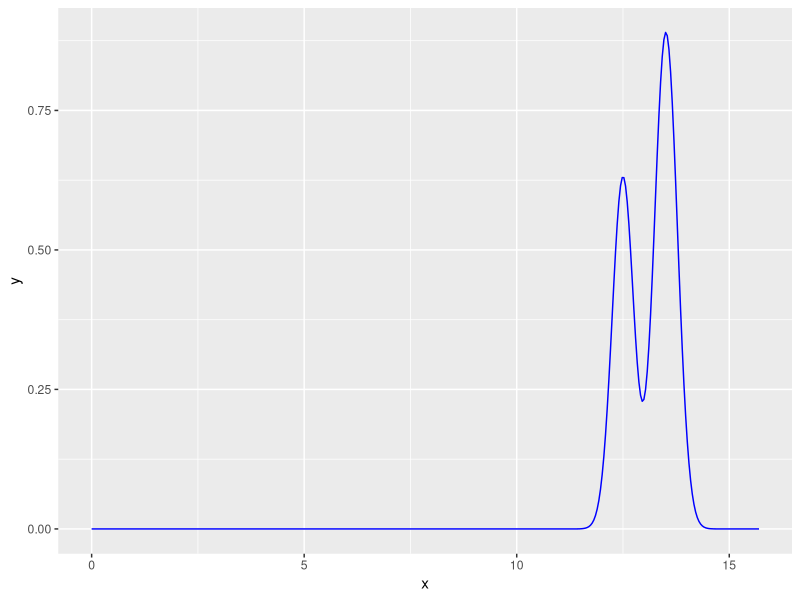
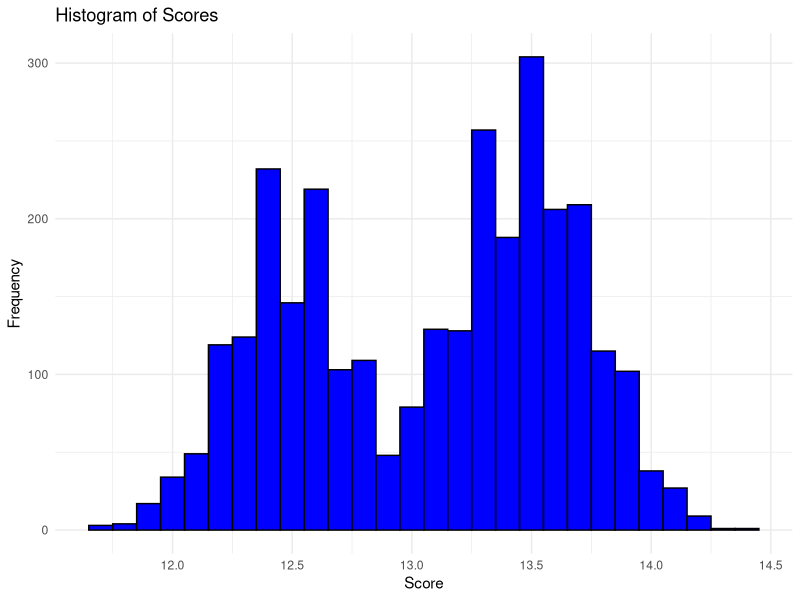

The R source for these figures, in order: (Note: a time limit stopped this script after it produced the figures.)
## ---- chunk 1
knitr::opts_chunk$set(echo = TRUE)
## ---- chunk 2
library(tidyverse)
library(data.table)
library(ggplot2)
library(purrr)
library(dplyr)
## ---- chunk 3
## Re-arranged data
data_women_scores_2022_to_2023 <- read.csv("cleaned data/restricted_women_2023.csv") %>% 
  select(Country, FullName, Apparatus, Score) %>% 
  # first, making c(VT, VT1, VT2) all just VT, since they're all the same apparatus, just named different at different competitions
  mutate(Apparatus = ifelse(Apparatus %in% c("VT1", "VT2"), "VT", Apparatus))  %>%
  filter(!is.na(Score) & Score != 0) #dropping all NAs -- ask the team: should we also drop zeros? -> emily said yeah 11.13.2023 7 21pm


# this is the data that will feed into the algo
data_ready_for_algo <- data_women_scores_2022_to_2023 %>%
  group_by(Country, FullName, Apparatus) %>%
  summarise(Scores = list(Score), .groups = 'drop')




## Global Fixed Integers
minBBScoreIn_data_women_scores_2022_to_2023 <- min(data_women_scores_2022_to_2023$Score[data_women_scores_2022_to_2023$Apparatus == "BB"], na.rm = TRUE)
maxBBScoreIn_data_women_scores_2022_to_2023 <- max(data_women_scores_2022_to_2023$Score[data_women_scores_2022_to_2023$Apparatus == "BB"], na.rm = TRUE)

minFXScoreIn_data_women_scores_2022_to_2023 <- min(data_women_scores_2022_to_2023$Score[data_women_scores_2022_to_2023$Apparatus == "FX"], na.rm = TRUE)
maxFXScoreIn_data_women_scores_2022_to_2023 <- max(data_women_scores_2022_to_2023$Score[data_women_scores_2022_to_2023$Apparatus == "FX"], na.rm = TRUE)

minUBScoreIn_data_women_scores_2022_to_2023 <- min(data_women_scores_2022_to_2023$Score[data_women_scores_2022_to_2023$Apparatus == "UB"], na.rm = TRUE)
maxUBScoreIn_data_women_scores_2022_to_2023 <- max(data_women_scores_2022_to_2023$Score[data_women_scores_2022_to_2023$Apparatus == "UB"], na.rm = TRUE)

minVTScoreIn_data_women_scores_2022_to_2023 <- min(data_women_scores_2022_to_2023$Score[data_women_scores_2022_to_2023$Apparatus == "VT"], na.rm = TRUE)
maxVTScoreIn_data_women_scores_2022_to_2023 <- max(data_women_scores_2022_to_2023$Score[data_women_scores_2022_to_2023$Apparatus == "VT"], na.rm = TRUE)


## 2D Table of Global Fixed Integers
minAndMaxScores2DTable <- list(
    BB = list(
        min = minBBScoreIn_data_women_scores_2022_to_2023,
        max = maxBBScoreIn_data_women_scores_2022_to_2023
    ),
    FX = list(
        min = minFXScoreIn_data_women_scores_2022_to_2023,
        max = maxFXScoreIn_data_women_scores_2022_to_2023
    ),
    UB = list(
        min = minUBScoreIn_data_women_scores_2022_to_2023,
        max = maxUBScoreIn_data_women_scores_2022_to_2023
    ),
    VT = list(
        min = minVTScoreIn_data_women_scores_2022_to_2023,
        max = maxVTScoreIn_data_women_scores_2022_to_2023
    )
)


## TO BE FED INTO runOlympicsNTimes
allWomenBBParticipants <- data_ready_for_algo %>%
  select(Country, FullName, Apparatus) %>%
  unique() %>% 
  filter(Apparatus == "BB")

allWomenUBParticipants <- data_ready_for_algo %>%
  select(Country, FullName, Apparatus) %>%
  unique() %>% 
  filter(Apparatus == "UB")

allWomenFXParticipants <- data_ready_for_algo %>%
  select(Country, FullName, Apparatus) %>%
  unique() %>% 
  filter(Apparatus == "FX")

allWomenVTParticipants <- data_ready_for_algo %>%
  select(Country, FullName, Apparatus) %>%
  unique() %>% 
  filter(Apparatus == "VT")

allWomenBBParticipants <- allWomenBBParticipants %>%
  mutate(SimulationResults = lapply(seq_along(FullName), function(x) list()))

allWomenUBParticipants <- allWomenUBParticipants %>%
  mutate(SimulationResults = lapply(seq_along(FullName), function(x) list()))

allWomenFXParticipants <- allWomenFXParticipants %>%
  mutate(SimulationResults = lapply(seq_along(FullName), function(x) list()))

allWomenVTParticipants <- allWomenVTParticipants %>%
  mutate(SimulationResults = lapply(seq_along(FullName), function(x) list()))
## ---- chunk 4
# sanity checking the 2D Table
# minAndMaxScores2DTable$BB$min
## ---- chunk 5
# Helper Function: createProperDataframe
# inputs are: "country code", "Athlete Name", "Apparatus (the two letters, like FX")
# output is a dataframe that is suitable for going in as input into the next step, aka creating estimated kernel densities

createProperDataframe = function(countryCode, athleteName, apparatusInitials){
  dataframeToReturn <- data_ready_for_algo %>% 
    filter(Country == countryCode, FullName == athleteName, Apparatus == apparatusInitials) %>% 
    select(Scores) %>% 
    unnest(Scores) %>% 
    unlist()
  
  apparatus <- apparatusInitials
  
  return(list(dataframeToReturn, apparatus))
}
## ---- chunk 6
# sanity checking function: createProperDataframe
#a = createProperDataframe(countryCode = "AUS", athleteName = "BROWN GEORGIA", apparatusInitials = "FX")
#a

#print(a[[1]])

#a[[2]]

#class(a[[1]]) --> should be "numeric"
#class(a[[2]])

#a[[1]]
## ---- chunk 7
# Helper Function: estimateKernelDensity

# coming up with an estimate kernel density based on the inputs that are:
# 1. output of createProperDataframe = list(properDataframeCreatedForAthleteAndApparatusCombination, apparatus)
# 2. bandwidthValue (the bigger, the "smoother")

# output:
# dataframe of x and y coordinates --> coordinates of the estimated density function

estimateKernelDensity <- function(outputOfCreateProperDataframe, bandwidthValue){
  library(KernSmooth)
  apparatusOfInterestHere = outputOfCreateProperDataframe[[2]]
  kernelLowerLimit = min(minAndMaxScores2DTable$apparatusOfInterestHere$min - 2, 0)
  kernelUpperLimit = max(minAndMaxScores2DTable$apparatusOfInterestHere$max + 2, 15.7)
  
  
  almostToReturn <- bkde(x = outputOfCreateProperDataframe[[1]], kernel = "normal", canonical = FALSE, bandwidth = bandwidthValue, gridsize = 401L, range.x = c(kernelLowerLimit, kernelUpperLimit), truncate = TRUE)
  #range.x = c(kernelLowerLimit, kernelUpperLimit)
  dataframeToReturn <- data.frame(
    x = almostToReturn$x, 
    y = almostToReturn$y
  )
  
  return(dataframeToReturn)
}

## ---- chunk 8
# sanity checking function: estimateKernelDensity
#b = estimateKernelDensity(createProperDataframe(countryCode = "AUS", athleteName = "BROWN GEORGIA", apparatusInitials = "UB"), 0.25)
#b
#class(b)


ggplot() +
  geom_line(data = estimateKernelDensity(createProperDataframe(countryCode = "AUS", athleteName = "BROWN GEORGIA", apparatusInitials = "UB"), 0.25), aes(x, y), color = "blue")
## ---- chunk 9
createCDFfromKDEandDrawONEscore <- function(dataframeReturnedByestimateKernelDensity){
  # Create a CDF from the KDE
  kde_y_cumsum <- cumsum(dataframeReturnedByestimateKernelDensity$y)
  cdf <- kde_y_cumsum / max(kde_y_cumsum)
  
  
  u <- runif(1)  # Generate uniform random number
  sampled_value <- dataframeReturnedByestimateKernelDensity$x[which.min(abs(cdf - u))]
  
  return(sampled_value)
  
  
}
## ---- chunk 10
# sanity checking function: createCDFfromKDEandDrawONEscore
c = createCDFfromKDEandDrawONEscore(estimateKernelDensity(createProperDataframe(countryCode = "AUS", athleteName = "BROWN GEORGIA", apparatusInitials = "UB"), 0.25))
c
class(c)

emptyList <- vector("list", 3000)

for (i in 1:3000) {
  toAdd <- createCDFfromKDEandDrawONEscore(estimateKernelDensity(createProperDataframe(countryCode = "AUS", athleteName = "BROWN GEORGIA", apparatusInitials = "UB"), 0.25))
  emptyList[[i]] <- toAdd
}

emptyListDF <- data.frame(values = unlist(emptyList))

# Creating a histogram with ggplot2
ggplot(emptyListDF, aes(x = values)) +
  geom_histogram(binwidth = 0.1, fill = "blue", color = "black") +
  theme_minimal() +
  labs(title = "Histogram of Scores", x = "Score", y = "Frequency")
## ---- chunk 11
class(allWomenBBParticipants[1, ])

allWomenBBParticipants[1, ]

allWomenBBParticipants[1, ]$Country
allWomenBBParticipants[1, ]$FullName
allWomenBBParticipants[1, ]$Apparatus

class(allWomenBBParticipants[1, ]$Country)
class(allWomenBBParticipants[1, ]$FullName)
class(allWomenBBParticipants[1, ]$Apparatus)


row1 <- allWomenBBParticipants[1, ]$SimulationResults
## ---- chunk 12
# sanity checking inner loop in runOlympicsNTimes

#row1 <- allWomenBBParticipants[1, ]
#    emptyList1 <- vector("list", 1000)
#    for (i in 1:1000) {
#      toAdd <- createCDFfromKDEandDrawONEscore(estimateKernelDensity(createProperDataframe(countryCode = row1$Country, athleteName = row1$FullName, apparatusInitials = row1$Apparatus), 0.25))
#      emptyList1[[i]] <- toAdd
#    }
    
    
    
#emptyList1_df <- data.frame(values = unlist(emptyList1))

# Create a histogram using ggplot
#ggplot(emptyList1_df, aes(x = values)) +
#  geom_histogram(binwidth = 0.1, fill = "blue", color = "black") + # Adjust binwidth as needed
#  theme_minimal() +
#  labs(title = "Histogram of Sampled Scores", x = "Score", y = "Frequency")



#ggplot() +
#  geom_line(data = estimateKernelDensity(createProperDataframe(countryCode = "ALG", athleteName = "NEMOUR KAYLIA", apparatusInitials = "BB"), 0.25), aes(x, y), color = "blue")
## ---- chunk 13
#for (i in 1:nrow(allWomenBBParticipants)) {
#    row <- allWomenBBParticipants[i, ]
#    row$SimulationResults <- make the list length 10
#}


 # setting up SimulationResults Vector for allWomenBBParticipants
#  for (i in 1:nrow(allWomenBBParticipants)) {
#    row <- allWomenBBParticipants[i, ]
#    row$SimulationResults <- vector("list", n)
#  }
## ---- chunk 14
#for (i in 1:nrow(allWomenBBParticipants)) {
#  row <- allWomenBBParticipants[i, ]
#  toAdd <- createCDFfromKDEandDrawONEscore(estimateKernelDensity(createProperDataframe(countryCode = row$Country, athleteName = row$FullName, apparatusInitials = row$Apparatus), 0.25))
#  print(class(allWomenBBParticipants[i, ]$Simulation))
#  print(class(toAdd))
#  print(toAdd)
#      #toAddList <- list(toAdd)
#      #allWomenBBParticipants[i, ]$SimulationResults[[nthOlympic]] <- toAddList
#}
## ---- chunk 15
#allWomenBBParticipants$SimulationResults <- lapply(1:nrow(allWomenBBParticipants), function(x) vector("list", 10))
#allWomenBBParticipants[2, ]$SimulationResults[[1]][[3]] <- 3

## ---- chunk 16
#allWomenBBParticipants$SimulationResults[[i]][[nthOlympic]] <- toAdd
## ---- chunk 17
# OVERALL ALGO: runOlympicsNTimes
# input: n
# uses all sorts of helper functions


runOlympicsNTimes <- function(n, allWomenBBParticipants, allWomenFXParticipants, allWomenUBParticipants, allWomenVTParticipants){
  
 
  
  # 1. running the Women's BB n times
  BBParticipants_copied <- allWomenBBParticipants
  
  BBParticipants_copied$SimulationResults <- lapply(1:nrow(BBParticipants_copied), function(x) vector("list", n))
  for (nthOlympic in 1:n){
    
    # each nthOlympic-iteration of the Olympics, this is filling out the nthOlympic-index of each athlete's SimulationResults vector
    for (i in 1:nrow(BBParticipants_copied)) {
      row <- BBParticipants_copied[i, ]
      toAdd <- createCDFfromKDEandDrawONEscore(estimateKernelDensity(createProperDataframe(countryCode = row$Country, athleteName = row$FullName, apparatusInitials = row$Apparatus), 0.25))
    
      BBParticipants_copied[i, ]$SimulationResults[[1]][[nthOlympic]] <- toAdd
    }
    print(paste(nthOlympic, "th olympic done for Women's BB"))
    
  }
  
  #return(BBParticipants_copied)
  
  
    
    
  
  
  
  
  # 2. running the Women's FX n times
  FXParticipants_copied <- allWomenFXParticipants
  
  FXParticipants_copied$SimulationResults <- lapply(1:nrow(FXParticipants_copied), function(x) vector("list", n))
  for (nthOlympic in 1:n){
    
    # each nthOlympic-iteration of the Olympics, this is filling out the nthOlympic-index of each athlete's SimulationResults vector
    for (i in 1:nrow(FXParticipants_copied)) {
      row <- FXParticipants_copied[i, ]
      toAdd <- createCDFfromKDEandDrawONEscore(estimateKernelDensity(createProperDataframe(countryCode = row$Country, athleteName = row$FullName, apparatusInitials = row$Apparatus), 0.25))
    
      FXParticipants_copied[i, ]$SimulationResults[[1]][[nthOlympic]] <- toAdd
    }
    print(paste(nthOlympic, "th olympic done for Women's FX"))
    
  }
  
  #return(FXParticipants_copied)
  
  
  
  # 3. running the Women's UB n times
  UBParticipants_copied <- allWomenUBParticipants
  
  UBParticipants_copied$SimulationResults <- lapply(1:nrow(UBParticipants_copied), function(x) vector("list", n))
  for (nthOlympic in 1:n){
    
    # each nthOlympic-iteration of the Olympics, this is filling out the nthOlympic-index of each athlete's SimulationResults vector
    for (i in 1:nrow(UBParticipants_copied)) {
      row <- UBParticipants_copied[i, ]
      toAdd <- createCDFfromKDEandDrawONEscore(estimateKernelDensity(createProperDataframe(countryCode = row$Country, athleteName = row$FullName, apparatusInitials = row$Apparatus), 0.25))
    
      UBParticipants_copied[i, ]$SimulationResults[[1]][[nthOlympic]] <- toAdd
    }
    print(paste(nthOlympic, "th olympic done for Women's UB"))
    
  }
  
  #return(UBParticipants_copied)
  
  
  
  
  
  
  
  # 4. running the Women's VT n times
  VTParticipants_copied <- allWomenVTParticipants
  
  VTParticipants_copied$SimulationResults <- lapply(1:nrow(VTParticipants_copied), function(x) vector("list", n))
  for (nthOlympic in 1:n){
    
    # each nthOlympic-iteration of the Olympics, this is filling out the nthOlympic-index of each athlete's SimulationResults vector
    for (i in 1:nrow(VTParticipants_copied)) {
      row <- VTParticipants_copied[i, ]
      toAdd <- createCDFfromKDEandDrawONEscore(estimateKernelDensity(createProperDataframe(countryCode = row$Country, athleteName = row$FullName, apparatusInitials = row$Apparatus), 0.25))
    
      VTParticipants_copied[i, ]$SimulationResults[[1]][[nthOlympic]] <- toAdd
    }
    print(paste(nthOlympic, "th olympic done for Women's VT"))
    
  }
  
  #return(VTParticipants_copied)
  
  
  
  
  # RETURN FOUR DATAFRAMES
  return(list(BBResults = BBParticipants_copied, FXResults = FXParticipants_copied, UBResults = UBParticipants_copied, VTResults = VTParticipants_copied))
  
  
}


## ---- chunk 18
# sanityCheck: runOlympicsNTimes
set.seed(1)
a = runOlympicsNTimes(100, allWomenBBParticipants, allWomenFXParticipants, allWomenUBParticipants, allWomenVTParticipants)

#a <- a %>% 
#  mutate(mean = sapply(SimulationResults, function(x) mean(unlist(x))))
## ---- chunk 19
aBB <- a$BBResults

aBB <- aBB %>% 
  mutate(mean = sapply(SimulationResults, function(x) mean(unlist(x))))


aUB <- a$UBResults

aUB <- aUB %>% 
  mutate(mean = sapply(SimulationResults, function(x) mean(unlist(x))))


aFX <- a$FXResults

aFX <- aFX %>% 
  mutate(mean = sapply(SimulationResults, function(x) mean(unlist(x))))


aVT <- a$VTResults

aVT <- aVT %>% 
  mutate(mean = sapply(SimulationResults, function(x) mean(unlist(x))))

## ---- chunk 20
BBResults <- aBB
# Convert all list columns in BBResults to character strings
BBResults[] <- lapply(BBResults, function(x) {
  if (is.list(x)) {
    sapply(x, toString)
  } else {
    x
  }
})
# Now save the modified data frame to a CSV file
write.csv(BBResults, file = "BBResults.csv", row.names = FALSE)
UBResults <- aUB
# Convert all list columns in BBResults to character strings
UBResults[] <- lapply(UBResults, function(x) {
  if (is.list(x)) {
    sapply(x, toString)
  } else {
    x
  }
})
# Now save the modified data frame to a CSV file
write.csv(UBResults, file = "UBResults.csv", row.names = FALSE)
FXResults <- aFX
# Convert all list columns in BBResults to character strings
FXResults[] <- lapply(FXResults, function(x) {
  if (is.list(x)) {
    sapply(x, toString)
  } else {
    x
  }
})
# Now save the modified data frame to a CSV file
write.csv(FXResults, file = "FXResults.csv", row.names = FALSE)
VTResults <- aVT
# Convert all list columns in BBResults to character strings
VTResults[] <- lapply(VTResults, function(x) {
  if (is.list(x)) {
    sapply(x, toString)
  } else {
    x
  }
})
# Now save the modified data frame to a CSV file
write.csv(VTResults, file = "VTResults.csv", row.names = FALSE)
## ---- chunk 21

## helper function to transform scores into relevant medals
transform_values <- function(column) {
  ranks <- min_rank(-column)  # Rank in descending order, ties are handled so that people with the same score are given the same medal 
  result <- ifelse(ranks == 1, 3, ifelse(ranks == 2, 2, ifelse(ranks == 3, 1, 0)))
  return(result)
}

separate_columns <- function(data, list_column_name, num_columns) {
  # Create empty data frame to store the separated columns
  result_matrix <- matrix(NA, nrow = nrow(data), ncol = num_columns)
  colnames(result_matrix) <- paste(list_column_name, seq_len(num_columns), sep = "_")
  
  # Loop through each row and separate the nested list into columns
  for (i in seq_len(nrow(data))) {
    nested_list <- data[[list_column_name]][i]
    
    # Assign the values to the corresponding columns in the result matrix
    result_matrix[i, ] <- unlist(nested_list)
    
  }
  
  # Bind the result matrix with the original data frame, excluding the original list column
  result_data <- cbind(data[, -which(names(data) == list_column_name)], result_matrix)
  result_data <- mutate_at(result_data, vars(starts_with(list_column_name)), transform_values)
  
  result_data$avg_result <- rowMeans(select(result_data, starts_with(list_column_name)))
  result_data$percentile_75_result <- apply(select(result_data, starts_with(list_column_name)), 1, function(x) quantile(x, 0.75))

  
  return(result_data)
}


aBB_separated_data <- separate_columns(aBB, "SimulationResults", 100)


aBB_separated_data %>% 
  filter(FullName == "WU RAN") %>% 
  select(percentile_75_result)
  
## ---- chunk 22
nested_list <- unlist(aBB$SimulationResults[1]) 
nested_list[1]
